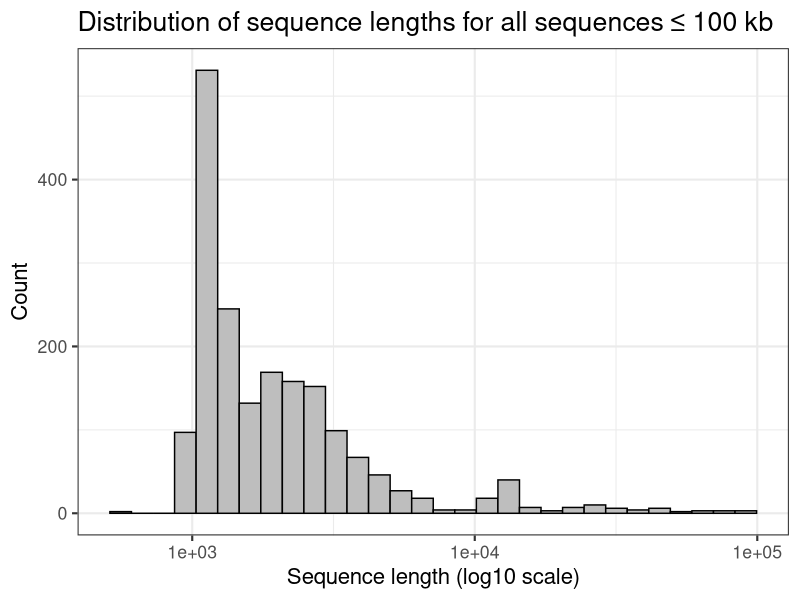
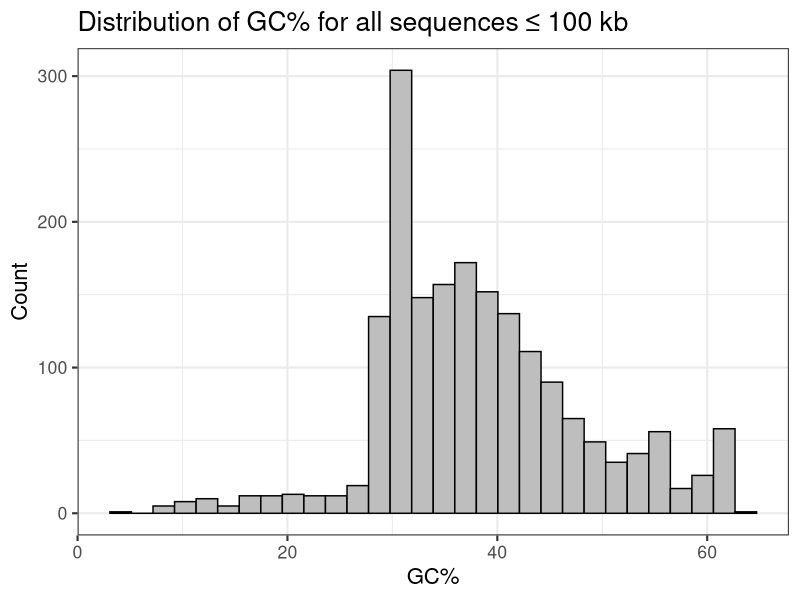
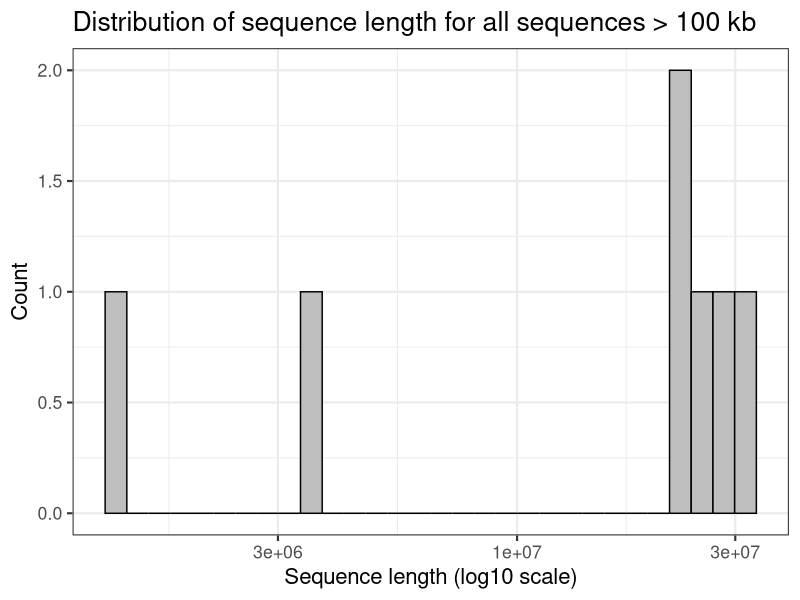
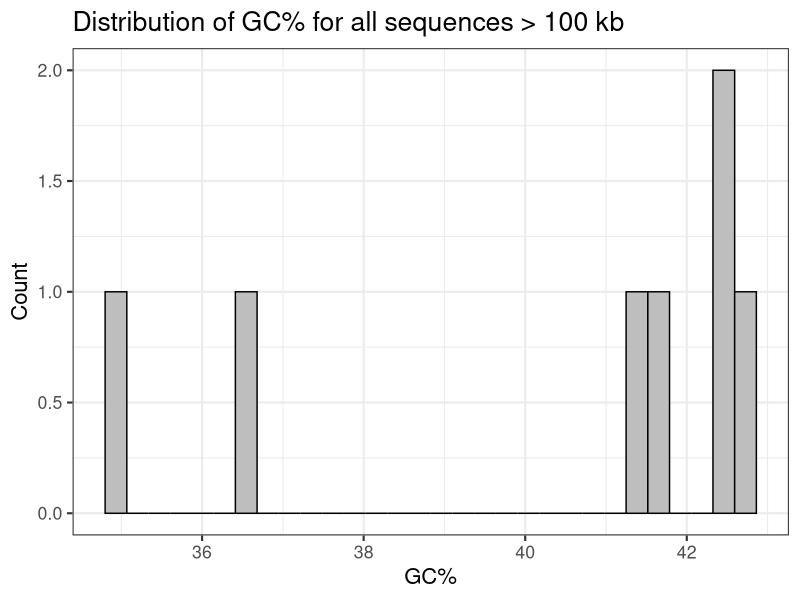

The R source for these figures, in order:
library(ggplot2)

short <- read.delim("output/reports/homework4/shorter_100kb_gc.tsv", sep = "\t", header = TRUE)
long  <- read.delim("output/reports/homework4/longer_100kb_gc.tsv", sep = "\t", header = TRUE)

# shorter than 100 kb length histogram
p1 <- ggplot(short, aes(x = length)) +
  geom_histogram(bins = 30, fill = "grey", color = "black") +
  scale_x_log10() +
  labs(
    title = "Distribution of sequence lengths for all sequences ≤ 100 kb",
    x = "Sequence length (log10 scale)",
    y = "Count"
  ) +
  theme_bw(base_size = 16)

ggsave("output/figures/homework4/shorter_100kb_length_hist.png", p1, width = 7, height = 5)

# shorter than 100 kb GC histogram
p2 <- ggplot(short, aes(x = gc)) +
  geom_histogram(bins = 30, fill = "grey", color = "black") +
  labs(
    title = "Distribution of GC% for all sequences ≤ 100 kb",
    x = "GC%",
    y = "Count"
  ) +
  theme_bw(base_size = 16)

ggsave("output/figures/homework4/shorter_100kb_gc_hist.png", p2, width = 7, height = 5)

# longer than 100 kb length histogram
p3 <- ggplot(long, aes(x = length)) +
  geom_histogram(bins = 30, fill = "grey", color = "black") +
  scale_x_log10() +
  labs(
    title = "Distribution of sequence length for all sequences > 100 kb",
    x = "Sequence length (log10 scale)",
    y = "Count"
  )+
  theme_bw(base_size = 16)

ggsave("output/figures/homework4/longer_100kb_length_hist.png", p3, width = 7, height = 5)

# longer than 100 kb GC histogram
p4 <- ggplot(long, aes(x = gc)) +
  geom_histogram(bins = 30, fill = "grey", color = "black") +
  labs(
    title = "Distribution of GC% for all sequences > 100 kb",
    x = "GC%",
    y = "Count"
  ) +
  theme_bw(base_size = 16)

ggsave("output/figures/homework4/longer_100kb_gc_hist.png", p4, width = 7, height = 5)
